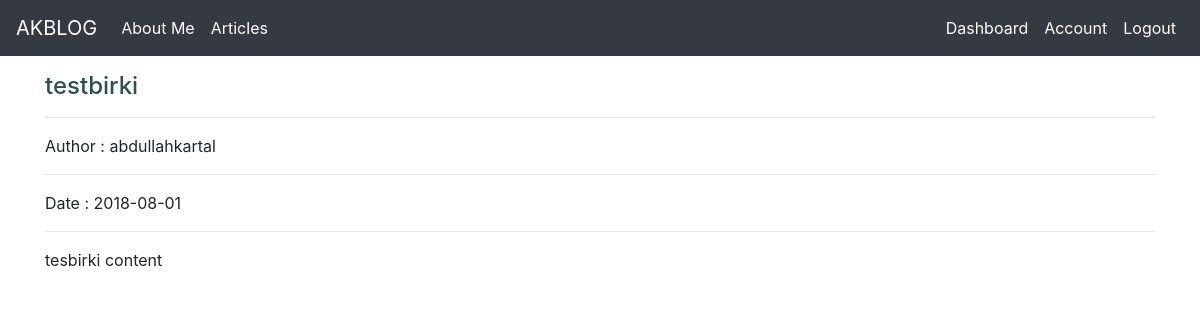
Page /article/4 (signed in) on the earlier database version.
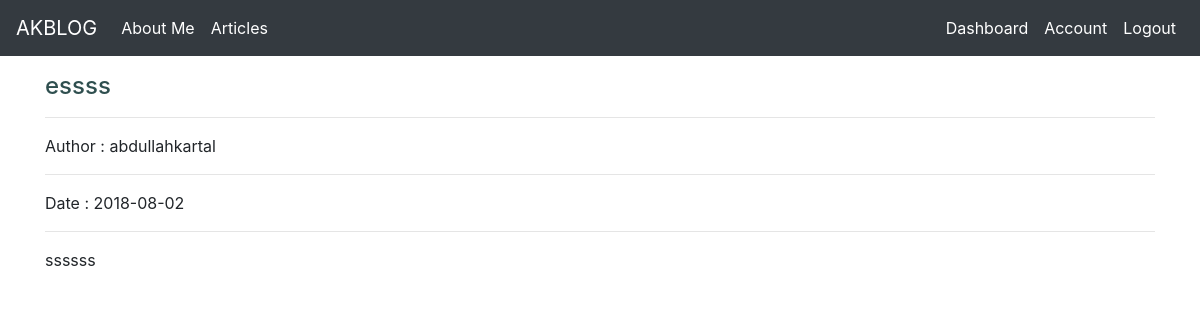
Same page on the later database version.
### blog/models.py (models this page shows, shortened)
class Article(db.Model):
    id = db.Column(db.Integer,primary_key = True)
    title = db.Column(db.String(100),nullable = False)
    date_posted = db.Column(db.DateTime, nullable=False, default=datetime.utcnow)
    content = db.Column(db.Text,nullable = False)
    user_id = db.Column(db.Integer,db.ForeignKey("user.id"),nullable = False)

### blog/routes.py (the view)
@app.route("/article/<int:article_id>")
def article(article_id):
    article = Article.query.get_or_404(article_id)
    return render_template("article.html",title = article.title,article=article)

### blog/models.py (called while the page is built)
@login_manager.user_loader
def load_user(user_id):
    return User.query.get(int(user_id))

### blog/templates/article.html
{% extends "layout.html" %}
{% block body %}
{% if article %}
<h4>{{article.title}}</h4>
<hr>
Author : {{article.author.username}}
<hr>
Date : {{article.date_posted.strftime("%Y-%m-%d")}}
<hr>
{{article.content | safe}}
{% else %}
<div class="alert alert-warning"> There is no article here.</div>
{% endif %}
{% endblock body %}

Differences in the rows shown:
changed Article: title "testbirki" → "essss"; date_posted "2018-08-01" → "2018-08-02"; content "tesbirki content" → "ssssss"
